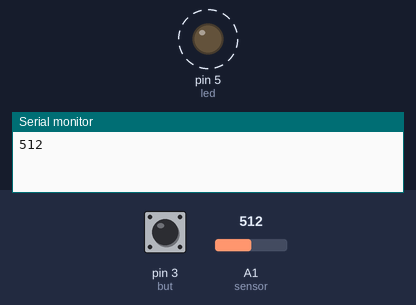
Bench run of a sketch on a simulated Arduino Uno, built with avr-gcc and run on an emulated ATmega328P. Shown: output pins drawn as LEDs (lit = HIGH), the last lines printed to the serial monitor. Dashed ring = blinking. Inputs (shaded band) come from the test bench; at power-on: A1 (sensor) = 512, pin 3 (but) LOW.

Above: at 1.8 s.
1.9 s: A1 (sensor) set to 110
5.4 s: A1 (sensor) set to 92
At 6.1 s:
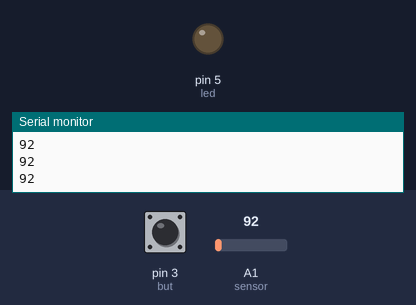
Timing chart, 0 to 8.4 s (numbered marks = the images above; inputs shaded):
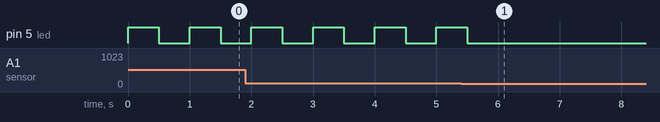

The sketch:

Poten_control_led.ino
```cpp
const int led = 5;
int sensor = A1;
const int but = 3;

void blink(){
  digitalWrite(led, HIGH);
  delay(500);
  digitalWrite(led, LOW);
  delay(500);
}

void setup() {
  Serial.begin(9600);
  pinMode (led, OUTPUT);
  pinMode (but, INPUT);
}

void loop() {
  if(analogRead(sensor) >= 100){
    blink();
    if(digitalRead(but) == HIGH){
      exit(0); // loop 종료
    }
  }
  Serial.println(analogRead(sensor));
}
```

Measured:
- the behaviour switches between 100 and 99 on A1 (sensor) (found by bisection; images 0 and 1)
- after the input at 5.4 s, pin 5 (led): goes on until 5.5 s, then stays LOW
- by itself, pin 5 (led): alternates HIGH for 0.50 s and LOW for 0.50 s
